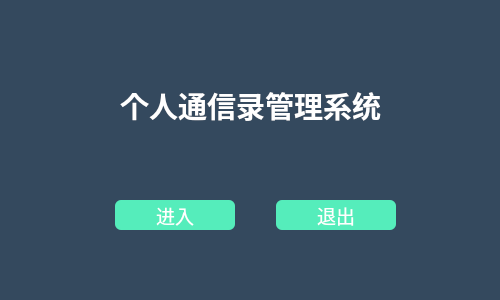
<?xml version="1.0" encoding="UTF-8"?>
<ui version="4.0">
 <class>Widget</class>
 <widget class="QWidget" name="Widget">
  <property name="geometry">
   <rect>
    <x>0</x>
    <y>0</y>
    <width>500</width>
    <height>300</height>
   </rect>
  </property>
  <property name="minimumSize">
   <size>
    <width>500</width>
    <height>300</height>
   </size>
  </property>
  <property name="maximumSize">
   <size>
    <width>500</width>
    <height>300</height>
   </size>
  </property>
  <property name="windowTitle">
   <string>个人通信录管理系统</string>
  </property>
  <property name="styleSheet">
   <string notr="true">QPushButton{border-radius:6;color:white;background-color:rgb(85, 237, 187);}
QPushButton:pressed{border-radius:6;color:white;background-color:rgb(191, 240, 224);}
QWidget#Widget{background-color: #34495e;}
QLabel{color:white;}
QMessageBox{background-color:#34495e;}</string>
  </property>
  <widget class="QWidget" name="widget" native="true">
   <property name="geometry">
    <rect>
     <x>80</x>
     <y>170</y>
     <width>351</width>
     <height>91</height>
    </rect>
   </property>
   <property name="minimumSize">
    <size>
     <width>0</width>
     <height>0</height>
    </size>
   </property>
   <property name="maximumSize">
    <size>
     <width>1000</width>
     <height>1000</height>
    </size>
   </property>
   <layout class="QHBoxLayout" name="horizontalLayout">
    <item>
     <widget class="QPushButton" name="loginpushButton">
      <property name="maximumSize">
       <size>
        <width>120</width>
        <height>30</height>
       </size>
      </property>
      <property name="font">
       <font>
        <pointsize>14</pointsize>
       </font>
      </property>
      <property name="text">
       <string>进入</string>
      </property>
     </widget>
    </item>
    <item>
     <widget class="QPushButton" name="outpushButton">
      <property name="maximumSize">
       <size>
        <width>120</width>
        <height>30</height>
       </size>
      </property>
      <property name="font">
       <font>
        <pointsize>14</pointsize>
       </font>
      </property>
      <property name="text">
       <string>退出</string>
      </property>
     </widget>
    </item>
   </layout>
  </widget>
  <widget class="QLabel" name="label">
   <property name="geometry">
    <rect>
     <x>110</x>
     <y>60</y>
     <width>281</width>
     <height>91</height>
    </rect>
   </property>
   <property name="font">
    <font>
     <pointsize>26</pointsize>
     <bold>true</bold>
    </font>
   </property>
   <property name="text">
    <string>&lt;html&gt;&lt;head/&gt;&lt;body&gt;&lt;p align=&quot;center&quot;&gt;&lt;span style=&quot; font-size:22pt;&quot;&gt;个人通信录管理系统&lt;/span&gt;&lt;/p&gt;&lt;/body&gt;&lt;/html&gt;</string>
   </property>
  </widget>
 </widget>
 <resources/>
 <connections/>
</ui>
